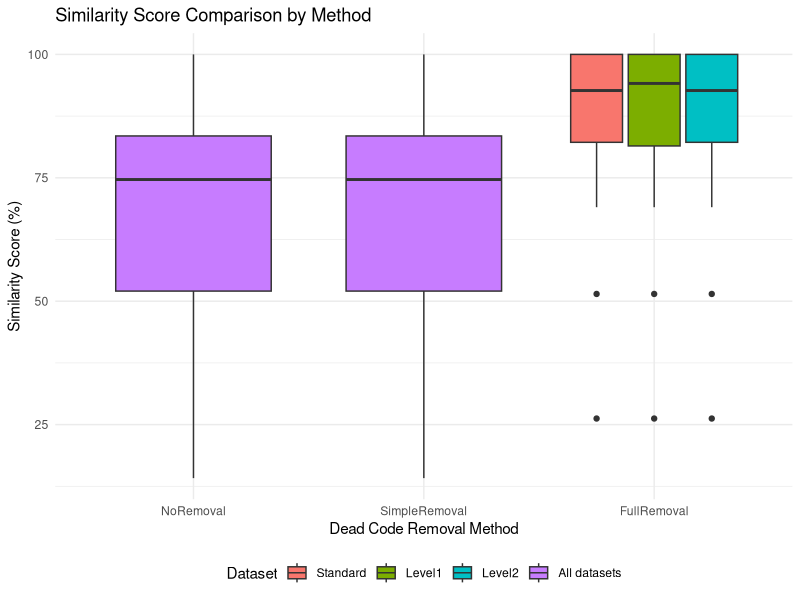
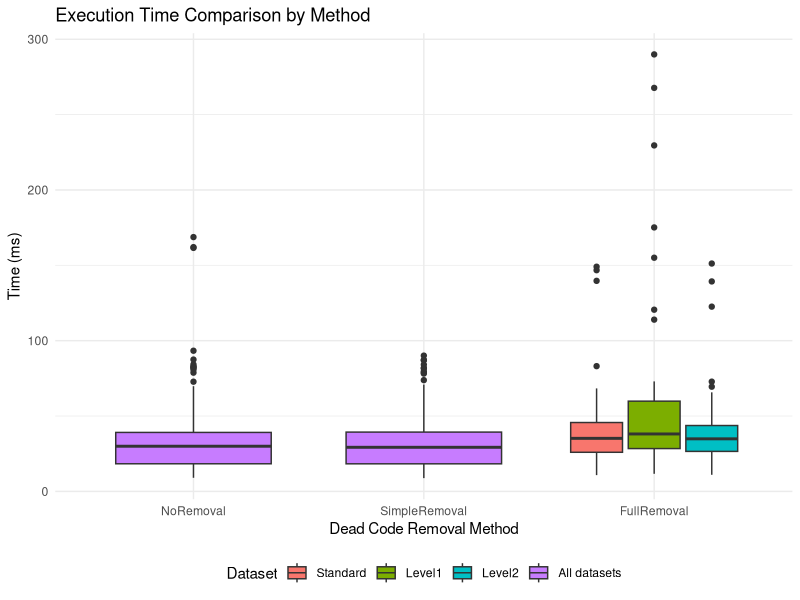
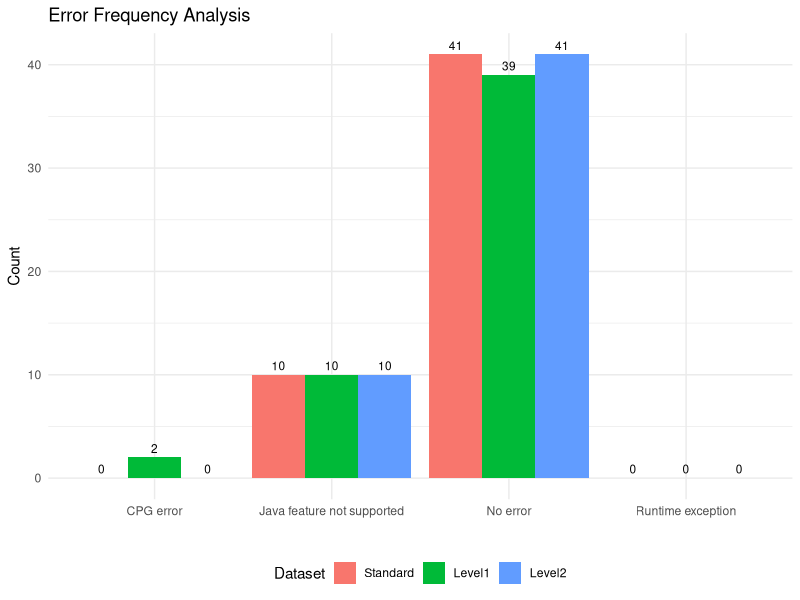
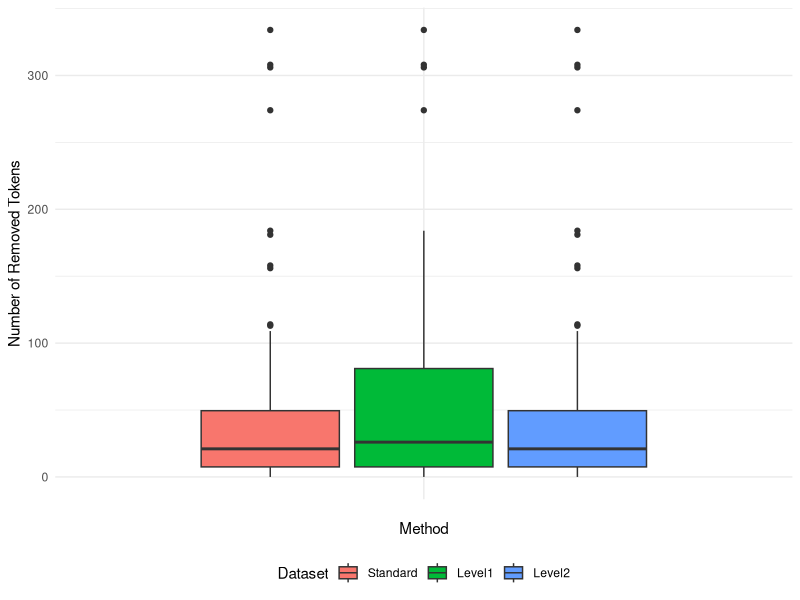

Here is the R script that generated these plots, in order:
# Load required libraries
library(ggplot2)
library(tidyr)
library(dplyr)

# Read the CSV file
data <- read.csv("results/Ai_deadcode_results_Standard.csv")
data1 <- read.csv("results/Ai_deadcode_results_Level1.csv")
data2 <- read.csv("results/Ai_deadcode_results_Level2.csv")
# Add dataset identifier to each dataframe
data$Dataset <- "Standard"
data1$Dataset <- "Level1"
data2$Dataset <- "Level2"
# Combine all datasets
combined_data <- bind_rows(data, data1, data2)



# 1. Box plots for similarity values with all datasets
similarity_data <- combined_data %>%
  # convert possible string/factor indicators to logical safely for filtering
  mutate(
    JavaLanguageFeatureNotSupported = as.logical(JavaLanguageFeatureNotSupported),
    CpgErrorException = as.logical(CpgErrorException),
    RuntimeException = as.logical(RuntimeException)
  ) %>%
  # filter out any rows that had those errors
  filter(
    !coalesce(JavaLanguageFeatureNotSupported, FALSE),
    !coalesce(CpgErrorException, FALSE),
    !coalesce(RuntimeException, FALSE)
  ) %>%
  select(FileName, NoRemoval, SimpleRemoval, FullRemoval, Dataset) %>%
  pivot_longer(cols = c(NoRemoval, SimpleRemoval, FullRemoval),
               names_to = "Method",
               values_to = "Similarity") %>%
  # place SimpleRemoval before NoRemoval, and ensure dataset order: Standard, Level1, Level2
  mutate(
    DatasetPlot = if_else(Method %in% c("NoRemoval", "SimpleRemoval"),
                          "All datasets",
                          Dataset),
    Method = factor(Method, levels = c("NoRemoval", "SimpleRemoval", "FullRemoval")),
    DatasetPlot = factor(DatasetPlot, levels = c("Standard", "Level1", "Level2", "All datasets"))
  ) %>%
  # remove duplicate rows that come from identical datasets for the combined methods
  distinct(Method, FileName, Similarity, DatasetPlot, .keep_all = TRUE)

p1 <- ggplot(similarity_data, aes(x = Method, y = Similarity, fill = DatasetPlot)) +
  geom_boxplot() +
  labs(title = "Similarity Score Comparison by Method",
       x = "Dead Code Removal Method",
       y = "Similarity Score (%)",
       fill = "Dataset") +
  theme_minimal() +
  theme(legend.position = "bottom")
ggsave("similarity_boxplot.pdf", p1, width = 8, height = 6)





#2. box plots for execution times with all datasets
time_data <- combined_data %>%
select(FileName, TimeNoRemoval.ms., TimeSimpleRemoval.ms., TimeFullRemoval.ms., Dataset) %>%
pivot_longer(cols = starts_with("Time"),
names_to = "Method",
values_to = "Time") %>%
mutate(
Method = gsub("Time|.ms.", "", Method),
DatasetPlot = if_else(Method %in% c("NoRemoval", "SimpleRemoval"),
"All datasets",
Dataset),
Method = factor(Method, levels = c("NoRemoval", "SimpleRemoval", "FullRemoval")),
DatasetPlot = factor(DatasetPlot, levels = c("Standard", "Level1", "Level2", "All datasets"))
) %>%
distinct(Method, FileName, Time, DatasetPlot, .keep_all = TRUE)

p2 <- ggplot(time_data, aes(x = Method, y = Time, fill = DatasetPlot)) +
geom_boxplot() +
labs(title = "Execution Time Comparison by Method",
x = "Dead Code Removal Method",
y = "Time (ms)",
fill = "Dataset") +
theme_minimal() +
theme(legend.position = "bottom")
ggsave("execution_time_boxplot.pdf", p2, width = 8, height = 6)



# 4. Bar plot for error frequencies with all datasets
combined_data <- combined_data %>%
  mutate(
    JavaLanguageFeatureNotSupported = as.logical(JavaLanguageFeatureNotSupported),
    CpgErrorException = as.logical(CpgErrorException),
    RuntimeException = as.logical(RuntimeException)
  )
error_summary <- combined_data %>%
  group_by(Dataset) %>%
  summarise(JavaNotSupported = sum(JavaLanguageFeatureNotSupported),
            CpgErrors = sum(CpgErrorException),
            RuntimeErrors = sum(RuntimeException),
            NoErrors = sum(!JavaLanguageFeatureNotSupported & !CpgErrorException)) %>%
  pivot_longer(-Dataset, names_to = "ErrorType", values_to = "Count") %>%
  mutate(ErrorType = case_when(
    ErrorType == "JavaNotSupported" ~ "Java feature not supported",
    ErrorType == "CpgErrors" ~ "CPG error",
    ErrorType == "RuntimeErrors" ~ "Runtime exception",
    ErrorType == "NoErrors" ~ "No error",
    TRUE ~ ErrorType
  ))
p4 <- ggplot(error_summary, aes(x = ErrorType, y = Count, fill = factor(Dataset, levels = c("Standard", "Level1", "Level2")))) +
  geom_bar(stat = "identity", position = "dodge") +
  geom_text(aes(label = Count), vjust = -0.5, size = 3, position = position_dodge(width = 0.9)) +
  labs(title = "Error Frequency Analysis", x = "", y = "Count", fill = "Dataset")+
  theme_minimal() +
  theme(legend.position = "bottom")
ggsave("error_frequency_barplot.pdf", p4, width = 8, height = 6)





#7. Box plot for removed tokens with all datasets
removed_tokens_data <- combined_data %>%
  select(FileName, RemovedFullTokens, Dataset) %>%
  rename(RemovedTokens = RemovedFullTokens) %>%
  mutate(
    Method = "",
    Dataset = factor(Dataset, levels = c("Standard", "Level1", "Level2"))
  )
p_tokens <- ggplot(removed_tokens_data, aes(x = Method, y = RemovedTokens, fill = Dataset)) +
  geom_boxplot() +
  labs(y = "Number of Removed Tokens") +
  theme_minimal() +
  theme(legend.position = "bottom")
ggsave("removed_tokens_boxplot.pdf", p_tokens, width = 6, height = 6)



# Summary statistics with all datasets
summary_stats <- similarity_data %>%
  group_by(Method, Dataset) %>%
  summarise(
    Mean = mean(Similarity, na.rm = TRUE),
    Median = median(Similarity, na.rm = TRUE),
    SD = sd(Similarity, na.rm = TRUE),
    Min = min(Similarity, na.rm = TRUE),
    Max = max(Similarity, na.rm = TRUE),
    .groups = "drop"
  )
print(summary_stats)
tokens_summary <- removed_tokens_data %>%
  group_by(Method, Dataset) %>%
  summarise(
    Mean = mean(RemovedTokens, na.rm = TRUE),
    Median = median(RemovedTokens, na.rm = TRUE),
    SD = sd(RemovedTokens, na.rm = TRUE),
    Min = min(RemovedTokens, na.rm = TRUE),
    Max = max(RemovedTokens, na.rm = TRUE),
    .groups = "drop"
  )
print(tokens_summary)
